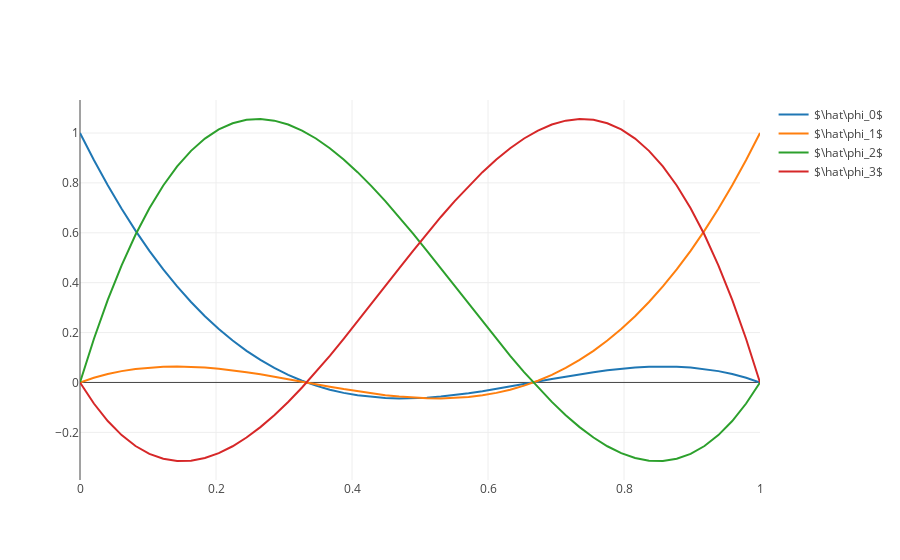

Notebook cell for this chart:
### Markdown cell above
We can now plot the order+1 bases

### Code cell
x = np.linspace(0, 1)

data = []

tmp = hat_phis(order)

for o in range(order+1):
    data.append(go.Scatter(x=x, y=tmp[o](x), mode='lines', name="$\hat\phi_{}$".format(o)))

fig = go.Figure(data=data)
plotly.iplot(fig)
